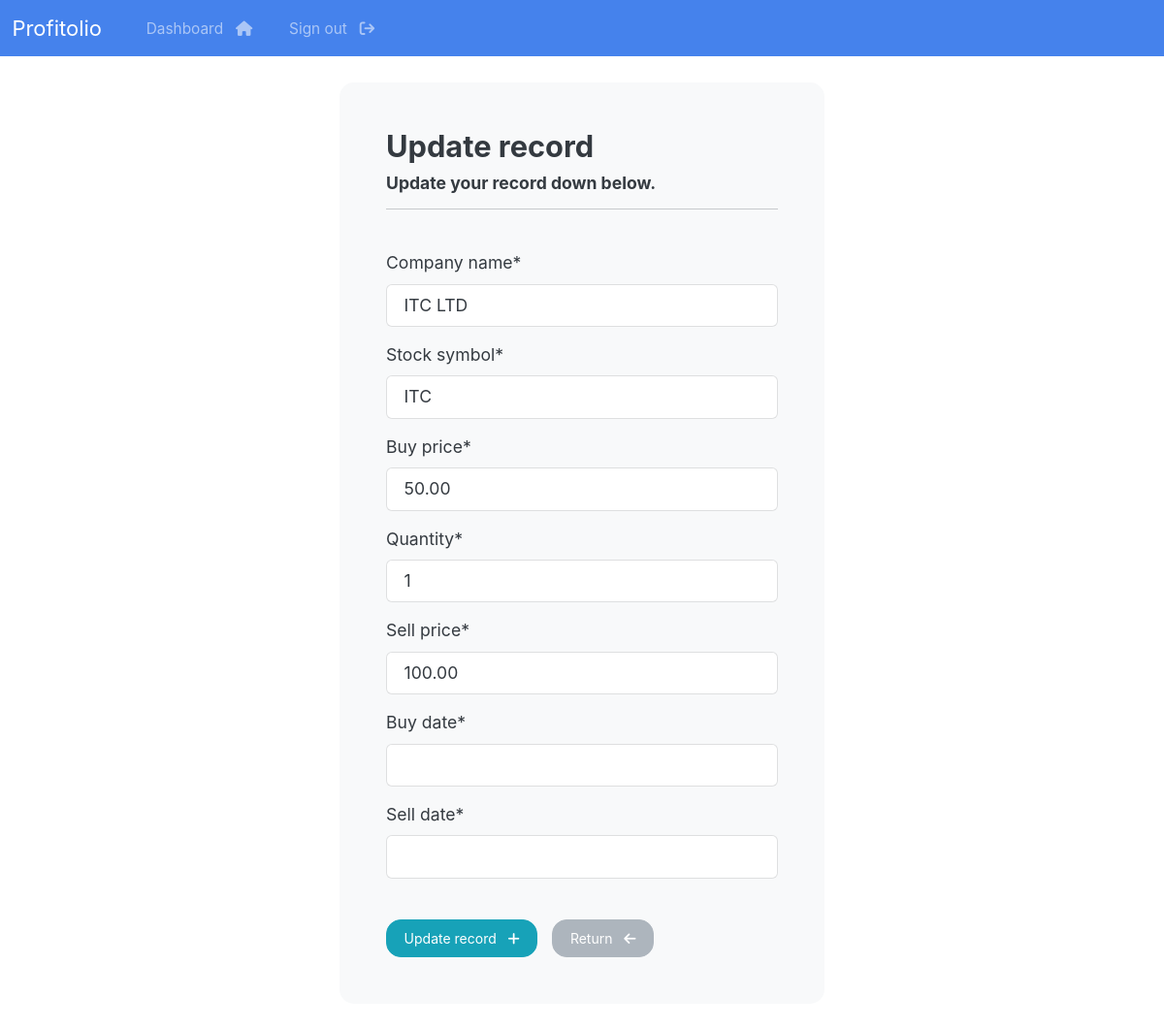
Screenshot of /update-record/4 (signed in) with the database file from the repository.
### profitolio/models.py (models this page shows, shortened)
class Record(models.Model):
    creation_date = models.DateTimeField(auto_now_add=True)
    company_name = models.CharField(max_length=100, null = True)
    stock_symbol = models.CharField(max_length=100, null = True)
    buy_price = models.DecimalField(max_digits = 20, decimal_places = 2, null = True)
    quantity = models.PositiveIntegerField(null = True)
    sell_price = models.DecimalField(max_digits = 20, decimal_places = 2, null = True)
    returns = models.DecimalField(max_digits = 20, decimal_places = 2, null = True, blank = True)
    buy_date = models.DateField( null = True)
    sell_date = models.DateField(null = True)

### profitolio/views.py (the view, shortened to what this page needs)
# urls.py: path('update-record/<int:pk>', views.update_record, name = "update-record"),
@login_required(login_url='my-login')
def update_record(request, pk):
    record = Record.objects.get(id = pk)
    form = UpdateRecordForm(instance = record)
    context = {'form': form}
    return render(request, 'profitolio/update-record.html', context=context)

### profitolio/forms.py
class UpdateRecordForm(forms.ModelForm):
    class Meta:
        model = Record
        fields = ['company_name', 'stock_symbol', 'buy_price', 'quantity', 'sell_price', 'buy_date', 'sell_date']

### profitolio/templates/profitolio/update-record.html (shortened to what this page needs)
{% extends 'profitolio/base.html' %}
{% load crispy_forms_tags %}
{% block content %}
<body>
    <div class="container bg-light shadow-md p-5 form-layout">
        <h3> Update record </h3>
        <h6> Update your record down below. </h6>
        <hr>
        <br>
        <form method="POST" autocomplete="off">
            {{form|crispy}}
            <br>
            <button type="submit" class="btn btn-info">
                Update record &nbsp; <i class="fa fa-plus" aria-hidden="true"></i>
            </button>
            <a href="{% url 'dashboard' %}" class="btn btn-secondary">
                Return &nbsp; <i class="fa fa-arrow-left" aria-hidden="true"></i>
            </a>
        </form>
    </div>
    <br>
</body>
{% endblock %}

### static/css/styles.css (style rules this page uses)
.form-layout { border-radius: 15px; width: 500px; }

### rows the page displays
Record: company_name "ITC LTD", stock_symbol "ITC", buy_price "50.00", quantity "1", sell_price "100.00"
